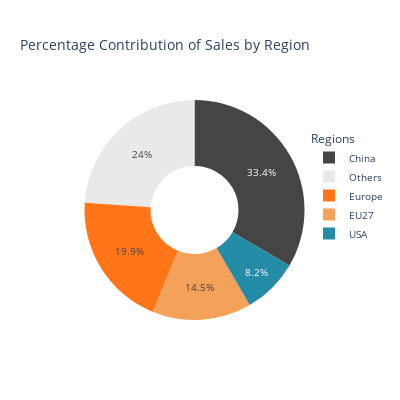

Here is the notebook cell this chart was saved with:
### Code cell
import pandas as pd
import plotly.express as px

# Define the colors
colors = {
    'China': '#464545',
    'USA': '#258ca8',
    'Europe': '#ff7518',
    'EU27': '#f4a259',
    'Others': '#e9e9e9'
}

selected_regions = ['China', 'Europe', 'EU27', 'USA']
filtered_df = df_sales_comparison[df_sales_comparison['region'].isin(selected_regions)]
other_regions = df_sales_comparison[~df_sales_comparison['region'].isin(selected_regions) & (df_sales_comparison['region'] != 'World')]

# Create an "Others" row for the pie chart
others_row = pd.DataFrame([{
    'region': 'Others',
    'Total Sales': other_regions['Total Sales'].sum(),
    'Percentage Contribution (%)': other_regions['Percentage Contribution (%)'].sum()
}])

# Concatenate the DataFrames
filtered_df = pd.concat([filtered_df, others_row], ignore_index=True)

# Create the pie chart using Plotly
fig = px.pie(filtered_df,
             names='region',
             values='Percentage Contribution (%)',
             title='Percentage Contribution of Sales by Region',
             labels={'Percentage Contribution (%)': 'Percentage'},
             hover_data=['Total Sales'],
             hole=0.4)  # Adjust the hole size for a donut chart effect

# Update the layout
fig.update_layout(
    # font_family='Arial',
    # font_color='black',
    # title_font_family='Arial',
    # title_font_color='black',
    legend_title_text='Regions',
    legend=dict(
        x=1, y=0.6,  # Adjust the x and y position of the legend
        bgcolor='white',  # Set the background color of the legend
    ),
     font=dict(size=10) ,
    width=400,  # Set the figure width
    height=400  # Set the figure height
)

# Update the colors of the pie chart segments
fig.update_traces(marker=dict(colors=[colors[region] for region in filtered_df['region']]))
 
fig.show()
fig.write_html('../data/html/donut_chart_sales_share_regions.html')

### Figure 1 — Plotly figure (JSON) as saved in the notebook; plotly's stock layout.template omitted (floating-point values rounded to 4 significant figures)
{"data": [{"customdata": [[13675150], [8134460], [5945789], [3355000], [9804574]], "domain": {"x": [0, 1], "y": [0, 1]}, "hole": 0.4, "hovertemplate": "region=%{label}<br>Percentage=%{value}<br>Total Sales=%{customdata[0]}<extra></extra>", "labels": ["China", "Europe", "EU27", "USA", "Others"], "legendgroup": "", "marker": {"colors": ["#464545", "#ff7518", "#f4a259", "#258ca8", "#e9e9e9"]}, "name": "", "showlegend": true, "type": "pie", "values": [20.14, 11.98, 8.757, 4.941, 14.44]}], "layout": {"font": {"size": 10}, "height": 400, "legend": {"bgcolor": "white", "title": {"text": "Regions"}, "tracegroupgap": 0, "x": 1, "y": 0.6}, "title": {"text": "Percentage Contribution of Sales by Region"}, "width": 400}}
